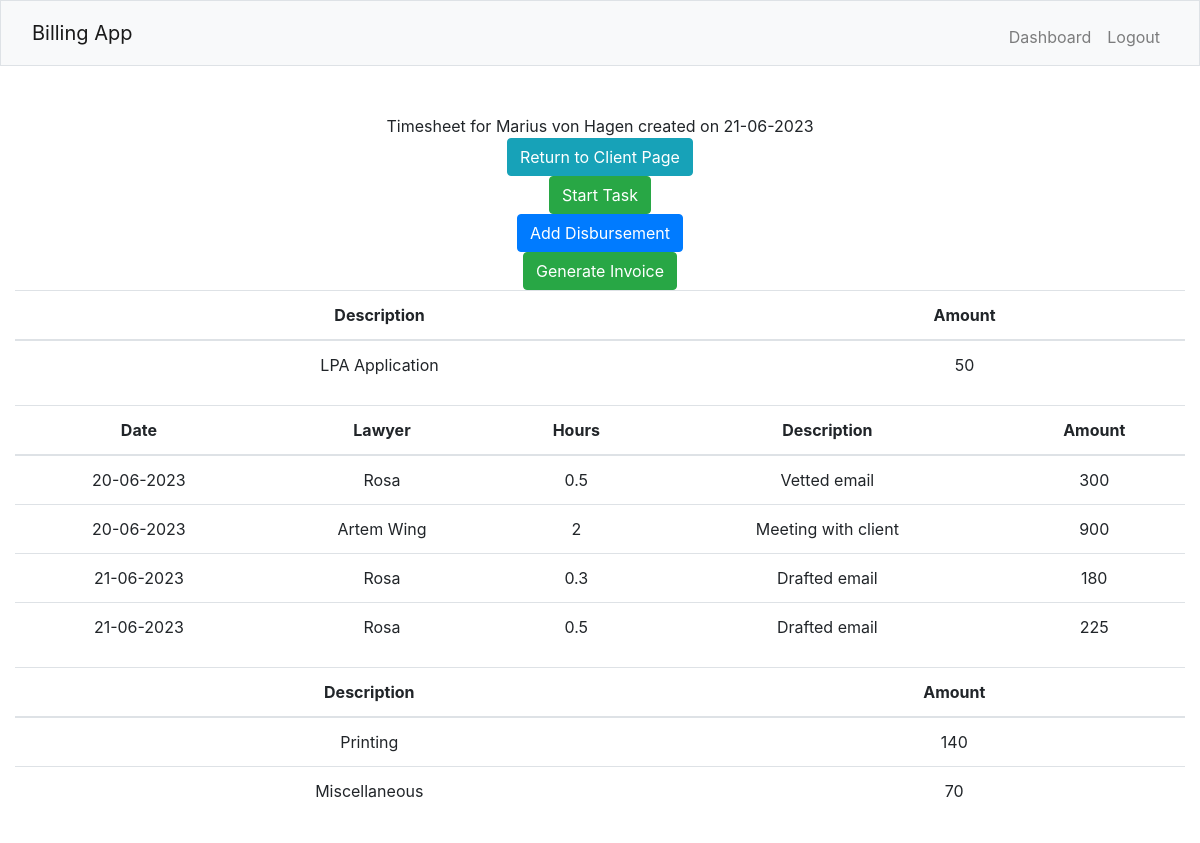
The page /timesheets/27 (signed in) on the database its author committed.
### tables this page shows
CREATE TABLE clients(id INTEGER PRIMARY KEY AUTOINCREMENT NOT NULL, name TEXT NOT NULL, email TEXT NOT NULL, in_progress INTEGER NOT NULL DEFAULT 0, payment_pending INTEGER NOT NULL DEFAULT 0, payment_received INTEGER NOT NULL DEFAULT 0, firm INTEGER NOT NULL DEFAULT 1);

CREATE TABLE timesheets(id INTEGER PRIMARY KEY AUTOINCREMENT NOT NULL, client_id INTEGER NOT NULL, status INTEGER NOT NULL, created DATETIME NOT NULL, firm INTEGER NOT NULL DEFAULT 1, FOREIGN KEY (client_id) REFERENCES clients(id), FOREIGN KEY (status) REFERENCES status_list(id));

CREATE TABLE fixed_fees (id INTEGER PRIMARY KEY AUTOINCREMENT NOT NULL, description TEXT NOT NULL, amount NUMERIC NOT NULL, firm INTEGER NOT NULL DEFAULT 1);

CREATE TABLE tasks(id INTEGER PRIMARY KEY AUTOINCREMENT NOT NULL, user_id INTEGER NOT NULL, client_id INTEGER NOT NULL, timesheet_id INTEGER NOT NULL, datetime DATETIME NOT NULL, duration NUMERIC NOT NULL, description TEXT NOT NULL, amount NUMERIC NOT NULL, FOREIGN KEY (user_id) REFERENCES users(id), FOREIGN KEY (client_id) REFERENCES clients(id), FOREIGN KEY (timesheet_id) REFERENCES timesheets(id));

CREATE TABLE users (id INTEGER PRIMARY KEY AUTOINCREMENT NOT NULL, name TEXT NOT NULL, email TEXT NOT NULL, hash BLOB NOT NULL, rate NUMERIC NOT NULL DEFAULT (0), firm INTEGER NOT NULL DEFAULT 1);

CREATE TABLE disbursements (id INTEGER PRIMARY KEY AUTOINCREMENT NOT NULL, timesheet_id INTEGER NOT NULL, description TEXT NOT NULL, amount NUMERIC NOT NULL, FOREIGN KEY (timesheet_id) REFERENCES timesheets(id));

### app.py (the view)
@app.route("/timesheets/<id>", methods=["GET"])
@login_required
def timesheet(id):
    connection = sqlite3.connect("database.db")
    connection.row_factory = sqlite3.Row
    cursor = connection.cursor()
    timesheet = cursor.execute("SELECT * FROM timesheets WHERE id = ?", [id]).fetchone()
    client_id = timesheet["client_id"]
    user_id = session["user_id"]
    rel = cursor.execute("SELECT * FROM users_clients WHERE user_id = ? AND client_id = ?", [user_id, client_id]).fetchall()
    if len(rel) != 0:
        client = cursor.execute("SELECT * FROM clients WHERE id = ?", [client_id]).fetchone()
        rows = cursor.execute("SELECT * FROM tasks WHERE timesheet_id = ?", [id]).fetchall()
        tasks = []
        for row in rows:
            task = {}
            lawyer_info = cursor.execute("SELECT * FROM users WHERE id = ?", [row["user_id"]]).fetchone()
            task["lawyer"] = lawyer_info["name"]
            task["datetime"] = row["datetime"]
            task["description"] = row["description"]
            task["duration"] = row["duration"]
            task["amount"] = row["amount"]
            tasks.append(task)
        d_rows = cursor.execute("SELECT * FROM disbursements WHERE timesheet_id = ?", [id]).fetchall()
        disbursements = []
        for d_row in d_rows:
            disbursement = {}
            disbursement["description"] = d_row["description"]
            disbursement["amount"] = d_row["amount"]
            disbursements.append(disbursement)
        fixed_rows = cursor.execute("SELECT * FROM fixed_fee_charges WHERE timesheet_id = ?", [id]).fetchall()
        fixed_fees = []
        for fixed_row in fixed_rows:
            fixed_fee = {}
            fee_type = fixed_row["fixed_fee"]
            fixed_fee["description"] = cursor.execute("SELECT * FROM fixed_fees WHERE id = ?", [fee_type]).fetchone()["description"]
            fixed_fee["amount"] = fixed_row["amount"]
            fixed_fees.append(fixed_fee)
        connection.close()
        return render_template("timesheet.html", timesheet=timesheet, client=client, tasks=tasks,
                               disbursements=disbursements, fixed_fees=fixed_fees)
    else:
        flash("You are not authorised to view this timesheet!")
        return redirect(url_for("home"))

### helpers.py (called while the page is built)
def login_required(f):
    @wraps(f)
    def decorated_function(*args, **kwargs):
        if session.get("user_id") is None:
            return redirect("/login")
        return f(*args, **kwargs)
    return decorated_function

### templates/timesheet.html (shortened to what this page needs)
{% extends "layout.html" %}
{% block main %}
    <div>
        Timesheet for {{ client["name"] }} created on {{ timesheet["created"] }}
    </div>
    <a href="{{ url_for('client', id=client['id']) }}" class="btn btn-info" role="button">Return to Client Page</a>
    {% if timesheet["status"] == 1 %}
        <div id="start-task-view">
            <button type="button" class="btn btn-success" data-bs-toggle="modal" data-bs-target="#startTaskModal">
                Start Task
            </button>
        </div>
        <button type="button" class="btn btn-primary" data-bs-toggle="modal" data-bs-target="#addDisbursementModal">
            Add Disbursement
        </button>
        <div id="generate-invoice-view">
            <button type="button" class="btn btn-success" data-bs-toggle="modal" data-bs-target="#generateInvoiceModal">
                Generate Invoice
            </button>
        </div>
    {% endif %}
    {% if fixed_fees %}
        <table class="table">
            <thead>
                <tr>
                    <th scope="col">Description</th>
                    <th scope="col">Amount</th>
                </tr>
            </thead>
            <tbody>
                {% for fee in fixed_fees %}
                    <tr>
                        <td>{{ fee["description"] }}</td>
                        <td>{{ fee["amount"] }}</td>
                    </tr>
                {% endfor %}
            </tbody>
        </table>
    {% else %}
        There are currently no fixed fees for this invoice.
    {% endif %}
    {% if tasks %}
        <table class="table">
            <thead>
                <tr>
                    <th scope="col">Date</th>
                    <th scope="col">Lawyer</th>
                    <th scope="col">Hours</th>
                    <th scope="col">Description</th>
                    <th scope="col">Amount</th>
                </tr>
            </thead>
            <tbody>
                {% for task in tasks %}
                    <tr>
                        <td>{{ task["datetime"] }}</td>
                        <td>{{ task["lawyer"] }}</td>
                        <td>{{ task["duration"] }}</td>
                        <td>{{ task["description"] }}</td>
                        <td>{{ task["amount"] }}</td>
                    </tr>
                {% endfor %}
            </tbody>
        </table>
    {% else %}
        There are currently no tasks in this timesheet.
    {% endif %}
    {% if disbursements %}
        <table class="table">
            <thead>
                <tr>
                    <th scope="col">Description</th>
                    <th scope="col">Amount</th>
                </tr>
            </thead>
            <tbody>
                {% for disbursement in disbursements %}
                    <tr>
                        <td>{{ disbursement["description"] }}</td>
                        <td>{{ disbursement["amount"] }}</td>
                    </tr>
                {% endfor %}
            </tbody>
        </table>
    {% else %}
        There are currently no disbursements for this invoice.
    {% endif %}
{% endblock %}

### rows shown on the page
clients: name "Marius von Hagen"
timesheets: created "21-06-2023"
fixed_fees: description "LPA Application", amount "50"
tasks: datetime "20-06-2023", duration "0.5", description "Vetted email", amount "300"
users: lawyer "Rosa" "Rosa" "Rosa"
tasks: datetime "20-06-2023", description "Meeting with client", amount "900"
users: lawyer "Artem Wing"
tasks: datetime "21-06-2023", duration "0.3", description "Drafted email"
tasks: datetime "21-06-2023", duration "0.5", description "Drafted email"
disbursements: description "Printing", amount "140"
disbursements: description "Miscellaneous", amount "70"

### other values the page prints
{{ task["duration"] }} "2"
{{ task["amount"] }} "180" "225"
